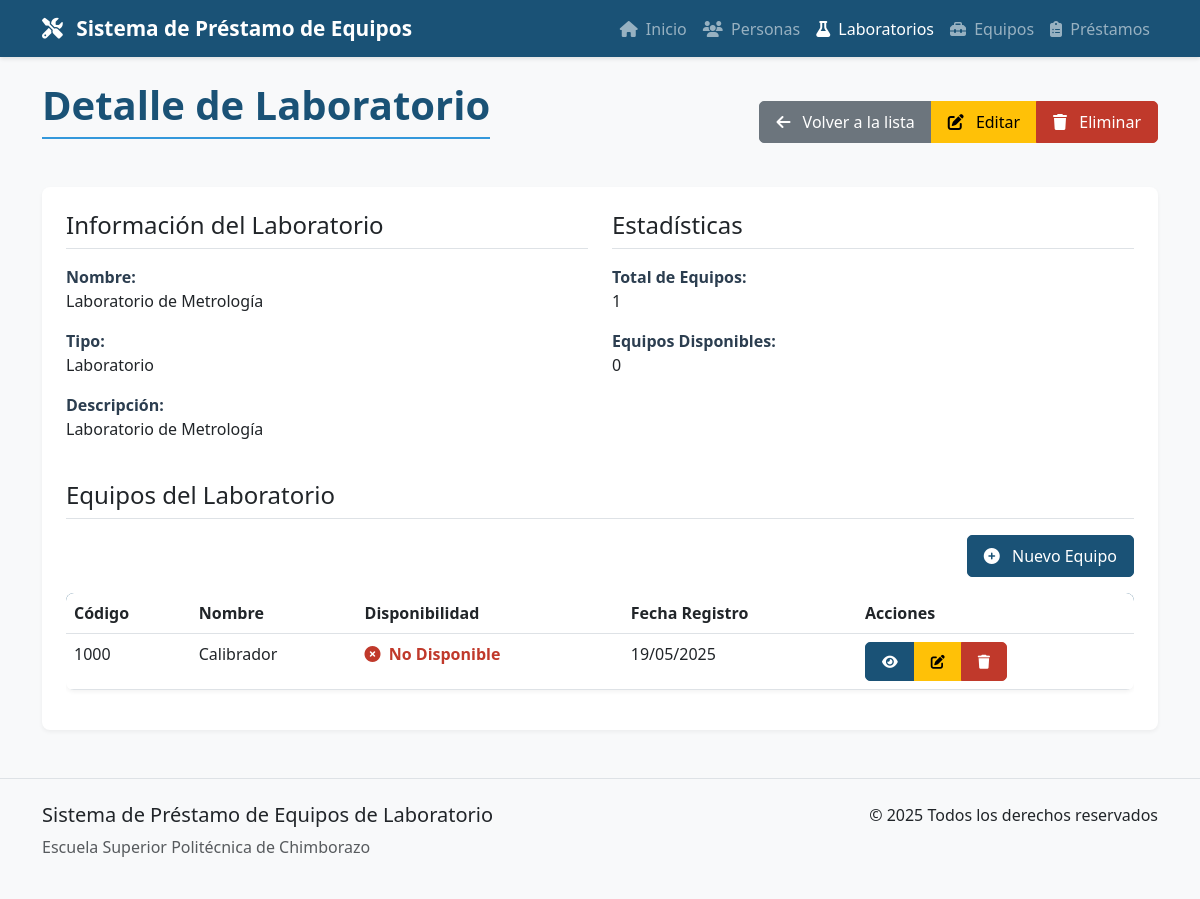
The page /laboratorios/8/ on the database its author committed.
### prestamos/models.py (models this page shows, shortened)
class Laboratorio(models.Model):
    TIPO_CHOICES = [
        ('LABORATORIO', 'Laboratorio'),
        ('TALLER', 'Taller'),
    ]
    nombre = models.CharField(max_length=100, verbose_name="Nombre del Laboratorio")
    tipo = models.CharField(max_length=20, choices=TIPO_CHOICES, verbose_name="Tipo de Laboratorio")
    descripcion = models.TextField(blank=True, null=True, verbose_name="Descripción")
    class Meta:
        verbose_name = "Laboratorio"
        verbose_name_plural = "Laboratorios"
        ordering = ['nombre']

class Equipo(models.Model):
    codigo = models.CharField(max_length=20, unique=True, verbose_name="Código del Bien")
    nombre = models.CharField(max_length=100, verbose_name="Nombre del Bien")
    descripcion = models.TextField(blank=True, null=True, verbose_name="Descripción")
    laboratorio = models.ForeignKey(Laboratorio, on_delete=models.CASCADE, related_name="equipos", verbose_name="Laboratorio")
    disponible = models.BooleanField(default=True, verbose_name="Disponible")
    fecha_registro = models.DateTimeField(auto_now_add=True, verbose_name="Fecha de Registro")
    class Meta:
        verbose_name = "Equipo"
        verbose_name_plural = "Equipos"
        ordering = ['codigo']

### prestamos/views.py (the view)
# urls.py: path('laboratorios/<int:pk>/', views.LaboratorioDetailView.as_view(), name='laboratorio_detail'),
class LaboratorioDetailView(DetailView):
    model = Laboratorio
    template_name = 'prestamos/laboratorio_detail.html'
    context_object_name = 'laboratorio'
    def get_context_data(self, **kwargs):
        context = super().get_context_data(**kwargs)
        context['equipos'] = Equipo.objects.filter(laboratorio=self.object)
        context['equipos_disponibles'] = Equipo.objects.filter(laboratorio=self.object, disponible=True).count()
        return context

### templates/prestamos/laboratorio_detail.html (shortened to what this page needs)
{% extends 'base.html' %}
{% load static %}
{% block page_title %}Detalle de Laboratorio{% endblock %}
{% block page_actions %}
<div class="btn-group" role="group">
    <a href="{% url 'laboratorio_list' %}" class="btn btn-secondary">
        <i class="fas fa-arrow-left me-2"></i> Volver a la lista
    </a>
    <a href="{% url 'laboratorio_update' laboratorio.id %}" class="btn btn-warning">
        <i class="fas fa-edit me-2"></i> Editar
    </a>
    <a href="{% url 'laboratorio_delete' laboratorio.id %}" class="btn btn-danger">
        <i class="fas fa-trash me-2"></i> Eliminar
    </a>
</div>
{% endblock %}
{% block content %}
<div class="detail-container">
    <div class="row">
        <div class="col-md-6">
            <h4 class="detail-header">Información del Laboratorio</h4>
            <div class="mb-3">
                <span class="detail-label">Nombre:</span>
                <p>{{ laboratorio.nombre }}</p>
            </div>
            <div class="mb-3">
                <span class="detail-label">Tipo:</span>
                <p>{{ laboratorio.get_tipo_display }}</p>
            </div>
            <div class="mb-3">
                <span class="detail-label">Descripción:</span>
                <p>{{ laboratorio.descripcion|default:"Sin descripción" }}</p>
            </div>
        </div>
        <div class="col-md-6">
            <h4 class="detail-header">Estadísticas</h4>
            <div class="mb-3">
                <span class="detail-label">Total de Equipos:</span>
                <p>{{ equipos.count }}</p>
            </div>
            <div class="mb-3">
                <span class="detail-label">Equipos Disponibles:</span>
                <p>{{ equipos_disponibles }}</p>
            </div>
        </div>
    </div>
    <h4 class="detail-header mt-4">Equipos del Laboratorio</h4>
    <div class="mb-3 text-end">
        <a href="{% url 'equipo_create' %}" class="btn btn-primary">
            <i class="fas fa-plus-circle me-2"></i> Nuevo Equipo
        </a>
    </div>
    {% if equipos %}
    <div class="table-responsive">
        <table class="table table-hover">
            <thead>
                <tr>
                    <th>Código</th>
                    <th>Nombre</th>
                    <th>Disponibilidad</th>
                    <th>Fecha Registro</th>
                    <th>Acciones</th>
                </tr>
            </thead>
            <tbody>
                {% for equipo in equipos %}
                <tr>
                    <td>{{ equipo.codigo }}</td>
                    <td>{{ equipo.nombre }}</td>
                    <td>
                        {% if equipo.disponible %}
                        <span class="disponible-si"><i class="fas fa-check-circle me-1"></i> Disponible</span>
                        {% else %}
                        <span class="disponible-no"><i class="fas fa-times-circle me-1"></i> No Disponible</span>
                        {% endif %}
                    </td>
                    <td>{{ equipo.fecha_registro|date:"d/m/Y" }}</td>
                    <td>
                        <div class="btn-group" role="group">
                            <a href="{% url 'equipo_detail' equipo.id %}" class="btn btn-sm btn-primary" title="Ver detalles">
                                <i class="fas fa-eye"></i>
                            </a>
                            <a href="{% url 'equipo_update' equipo.id %}" class="btn btn-sm btn-warning" title="Editar">
                                <i class="fas fa-edit"></i>
                            </a>
                            <a href="{% url 'equipo_delete' equipo.id %}" class="btn btn-sm btn-danger" title="Eliminar">
                                <i class="fas fa-trash"></i>
                            </a>
                        </div>
                    </td>
                </tr>
                {% endfor %}
            </tbody>
        </table>
    </div>
    {% else %}
    <div class="alert alert-info">
        <i class="fas fa-info-circle me-2"></i> Este laboratorio no tiene equipos registrados.
    </div>
    {% endif %}
</div>
{% endblock %}

### static/css/main.css (style rules this page uses)
:root { --primary-color: #1a5276; --secondary-color: #2874a6; --accent-color: #3498db; --success-color: #27ae60; --warning-color: #f39c12; --danger-color: #c0392b; --light-color: #ecf0f1; --dark-color: #2c3e50; --gray-color: #95a5a6; }
body { font-family: 'Segoe UI', Tahoma, Geneva, Verdana, sans-serif; display: flex; flex-direction: column; min-height: 100vh; background-color: #f8f9fa; }
.btn { border-radius: 5px; font-weight: 500; padding: 0.5rem 1rem; transition: all 0.3s ease; }
.btn-primary { background-color: var(--primary-color); border-color: var(--primary-color); }
.btn-danger { background-color: var(--danger-color); border-color: var(--danger-color); }
.table { box-shadow: 0 2px 4px rgba(0, 0, 0, 0.05); border-radius: 8px; overflow: hidden; }
.table thead { background-color: var(--primary-color); color: white; }
.disponible-no { color: var(--danger-color); font-weight: 600; }
.detail-container { background-color: white; border-radius: 8px; padding: 1.5rem; box-shadow: 0 2px 4px rgba(0, 0, 0, 0.05); }
.detail-header { border-bottom: 1px solid #dee2e6; margin-bottom: 1rem; padding-bottom: 0.5rem; }
.detail-label { font-weight: 600; color: var(--dark-color); }

### rows shown on the page
Laboratorio: nombre "Laboratorio de Metrología", tipo "Laboratorio", descripcion "Laboratorio de Metrología"
Equipo: codigo "1000", nombre "Calibrador", disponible False (drawn), fecha_registro "19/05/2025"

### other values the page prints
{{ equipos.count }} "1"
{{ equipos_disponibles }} "0"
